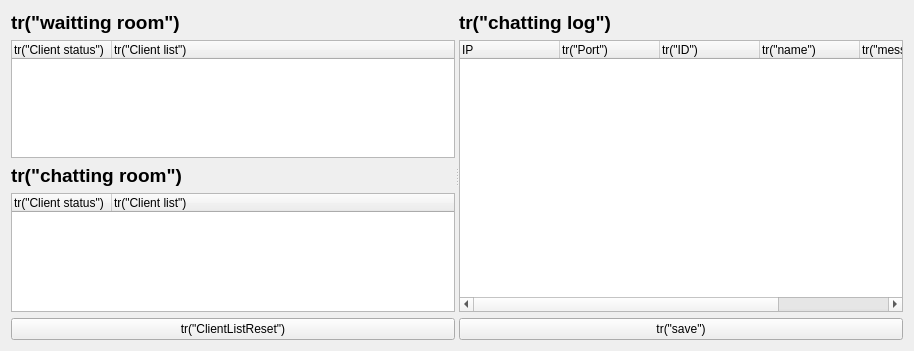
<?xml version="1.0" encoding="UTF-8"?>
<ui version="4.0">
 <class>ChatForm</class>
 <widget class="QWidget" name="ChatForm">
  <property name="geometry">
   <rect>
    <x>0</x>
    <y>0</y>
    <width>914</width>
    <height>351</height>
   </rect>
  </property>
  <property name="windowTitle">
   <string>Form</string>
  </property>
  <layout class="QVBoxLayout" name="verticalLayout_4">
   <item>
    <widget class="QSplitter" name="splitter">
     <property name="orientation">
      <enum>Qt::Horizontal</enum>
     </property>
     <widget class="QWidget" name="">
      <layout class="QVBoxLayout" name="verticalLayout">
       <item>
        <layout class="QVBoxLayout" name="verticalLayout_2">
         <item>
          <widget class="QLabel" name="waitingRoomLabel">
           <property name="maximumSize">
            <size>
             <width>16777215</width>
             <height>25</height>
            </size>
           </property>
           <property name="font">
            <font>
             <pointsize>14</pointsize>
             <bold>true</bold>
            </font>
           </property>
           <property name="text">
            <string>tr(&quot;waitting room&quot;)</string>
           </property>
          </widget>
         </item>
         <item>
          <widget class="QTreeWidget" name="waittingRoomTreeWidget">
           <property name="minimumSize">
            <size>
             <width>0</width>
             <height>0</height>
            </size>
           </property>
           <column>
            <property name="text">
             <string>tr(&quot;Client status&quot;)</string>
            </property>
           </column>
           <column>
            <property name="text">
             <string>tr(&quot;Client list&quot;)</string>
            </property>
           </column>
          </widget>
         </item>
        </layout>
       </item>
       <item>
        <layout class="QVBoxLayout" name="verticalLayout_1">
         <item>
          <widget class="QLabel" name="chattingRoomLabel">
           <property name="maximumSize">
            <size>
             <width>16777215</width>
             <height>25</height>
            </size>
           </property>
           <property name="font">
            <font>
             <pointsize>14</pointsize>
             <bold>true</bold>
            </font>
           </property>
           <property name="text">
            <string>tr(&quot;chatting room&quot;)</string>
           </property>
          </widget>
         </item>
         <item>
          <widget class="QTreeWidget" name="chattingRoomTreeWidget">
           <property name="minimumSize">
            <size>
             <width>0</width>
             <height>0</height>
            </size>
           </property>
           <column>
            <property name="text">
             <string>tr(&quot;Client status&quot;)</string>
            </property>
           </column>
           <column>
            <property name="text">
             <string>tr(&quot;Client list&quot;)</string>
            </property>
           </column>
          </widget>
         </item>
        </layout>
       </item>
       <item>
        <widget class="QPushButton" name="resetPushButton">
         <property name="minimumSize">
          <size>
           <width>0</width>
           <height>0</height>
          </size>
         </property>
         <property name="text">
          <string>tr(&quot;ClientListReset&quot;)</string>
         </property>
        </widget>
       </item>
      </layout>
     </widget>
     <widget class="QWidget" name="">
      <layout class="QVBoxLayout" name="verticalLayout_3">
       <item>
        <widget class="QLabel" name="logLabel">
         <property name="maximumSize">
          <size>
           <width>16777215</width>
           <height>25</height>
          </size>
         </property>
         <property name="font">
          <font>
           <pointsize>14</pointsize>
           <bold>true</bold>
          </font>
         </property>
         <property name="text">
          <string>tr(&quot;chatting log&quot;)</string>
         </property>
        </widget>
       </item>
       <item>
        <widget class="QTreeWidget" name="logTreeWidget">
         <column>
          <property name="text">
           <string>IP</string>
          </property>
         </column>
         <column>
          <property name="text">
           <string>tr(&quot;Port&quot;)</string>
          </property>
         </column>
         <column>
          <property name="text">
           <string>tr(&quot;ID&quot;)</string>
          </property>
         </column>
         <column>
          <property name="text">
           <string>tr(&quot;name&quot;)</string>
          </property>
         </column>
         <column>
          <property name="text">
           <string>tr(&quot;message&quot;)</string>
          </property>
         </column>
         <column>
          <property name="text">
           <string>tr(&quot;time&quot;)</string>
          </property>
         </column>
        </widget>
       </item>
       <item>
        <widget class="QPushButton" name="savePushButton">
         <property name="minimumSize">
          <size>
           <width>0</width>
           <height>0</height>
          </size>
         </property>
         <property name="text">
          <string>tr(&quot;save&quot;)</string>
         </property>
        </widget>
       </item>
      </layout>
     </widget>
    </widget>
   </item>
  </layout>
 </widget>
 <resources/>
 <connections/>
</ui>
